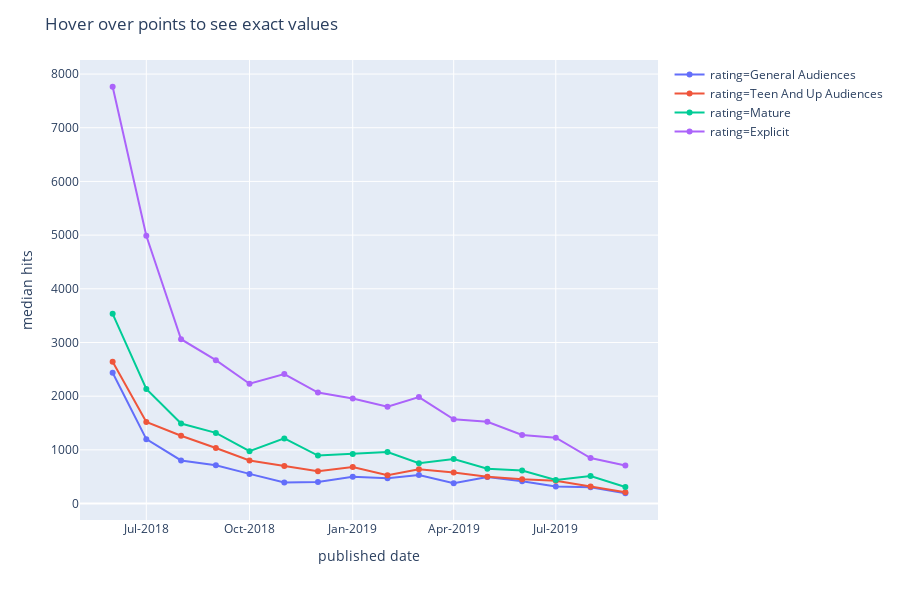

Source (notebook cell):
### Markdown cell above
## Interactive graph for hits

### Code cell
fig.show()

### Figure 1 — Plotly figure (JSON) as saved in the notebook; plotly's stock layout.template omitted (floating-point values rounded to 4 significant figures)
{"data": [{"customdata": [[267], [312], [235], [156], [136], [100], [174], [130], [82], [82], [78], [64], [72], [64], [60], [89]], "hoverlabel": {"namelength": 0}, "hovertemplate": "rating=General Audiences<br>published date=%{x}<br>median hits=%{y}<br>no of fics of this rating published in month=%{customdata[0]}", "legendgroup": "rating=General Audiences", "line": {"color": "#636efa", "dash": "solid"}, "mode": "markers+lines", "name": "rating=General Audiences", "showlegend": true, "type": "scatter", "x": ["2018-06", "2018-07", "2018-08", "2018-09", "2018-10", "2018-11", "2018-12", "2019-01", "2019-02", "2019-03", "2019-04", "2019-05", "2019-06", "2019-07", "2019-08", "2019-09"], "xaxis": "x", "y": [2437, 1200, 803, 712.5, 552.5, 392, 399.5, 499, 470.5, 530, 377.5, 492.5, 417.5, 319.5, 302.5, 192], "yaxis": "y"}, {"customdata": [[270], [406], [345], [254], [201], [117], [213], [182], [134], [116], [100], [89], [89], [89], [100], [102]], "hoverlabel": {"namelength": 0}, "hovertemplate": "rating=Teen And Up Audiences<br>published date=%{x}<br>median hits=%{y}<br>no of fics of this rating published in month=%{customdata[0]}", "legendgroup": "rating=Teen And Up Audiences", "line": {"color": "#EF553B", "dash": "solid"}, "mode": "markers+lines", "name": "rating=Teen And Up Audiences", "showlegend": true, "type": "scatter", "x": ["2018-06", "2018-07", "2018-08", "2018-09", "2018-10", "2018-11", "2018-12", "2019-01", "2019-02", "2019-03", "2019-04", "2019-05", "2019-06", "2019-07", "2019-08", "2019-09"], "xaxis": "x", "y": [2643, 1521, 1262, 1036, 801, 701, 600, 682.5, 527.5, 640, 578, 499, 452, 424, 316, 208.5], "yaxis": "y"}, {"customdata": [[62], [123], [117], [89], [86], [73], [79], [60], [54], [50], [37], [33], [34], [40], [39], [28]], "hoverlabel": {"namelength": 0}, "hovertemplate": "rating=Mature<br>published date=%{x}<br>median hits=%{y}<br>no of fics of this rating published in month=%{customdata[0]}", "legendgroup": "rating=Mature", "line": {"color": "#00cc96", "dash": "solid"}, "mode": "markers+lines", "name": "rating=Mature", "showlegend": true, "type": "scatter", "x": ["2018-06", "2018-07", "2018-08", "2018-09", "2018-10", "2018-11", "2018-12", "2019-01", "2019-02", "2019-03", "2019-04", "2019-05", "2019-06", "2019-07", "2019-08", "2019-09"], "xaxis": "x", "y": [3534, 2136, 1490, 1316, 976, 1214, 894, 922.5, 961.5, 751.5, 830, 649, 616.5, 441, 513, 308], "yaxis": "y"}, {"customdata": [[160], [234], [221], [140], [175], [78], [134], [97], [84], [67], [72], [69], [58], [62], [77], [51]], "hoverlabel": {"namelength": 0}, "hovertemplate": "rating=Explicit<br>published date=%{x}<br>median hits=%{y}<br>no of fics of this rating published in month=%{customdata[0]}", "legendgroup": "rating=Explicit", "line": {"color": "#ab63fa", "dash": "solid"}, "mode": "markers+lines", "name": "rating=Explicit", "showlegend": true, "type": "scatter", "x": ["2018-06", "2018-07", "2018-08", "2018-09", "2018-10", "2018-11", "2018-12", "2019-01", "2019-02", "2019-03", "2019-04", "2019-05", "2019-06", "2019-07", "2019-08", "2019-09"], "xaxis": "x", "y": [7764.0, 4987, 3061, 2670.0, 2232, 2412, 2068, 1955, 1804.0, 1983, 1570.0, 1522, 1278.0, 1226.0, 847, 708], "yaxis": "y"}], "layout": {"height": 600, "legend": {"tracegroupgap": 0}, "margin": {"t": 60}, "title": {"text": "Hover over points to see exact values"}, "xaxis": {"anchor": "y", "domain": [0, 1], "tickformat": "%b-%Y", "title": {"text": "published date"}}, "yaxis": {"anchor": "x", "domain": [0, 1], "title": {"text": "median hits"}}}}
